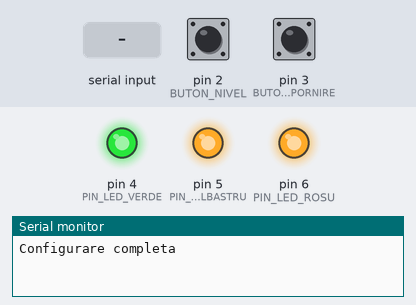
A program run on a simulated Arduino Uno, built with avr-gcc and run on an emulated ATmega328P. Parts: output pins drawn as LEDs (lit = HIGH), the last lines printed to the serial monitor. Dashed ring = blinking. The inputs (shaded band) are chosen by the test bench; at power-on: pin 3 (BUTON_PORNIRE) HIGH, pin 2 (BUTON_NIVEL) HIGH. Random numbers use the default seed unless the program sets one.

Above: at 1.2 s.
1.3 s: pin 3 (BUTON_PORNIRE) pulled LOW for 0.15 s
At 2.7 s:
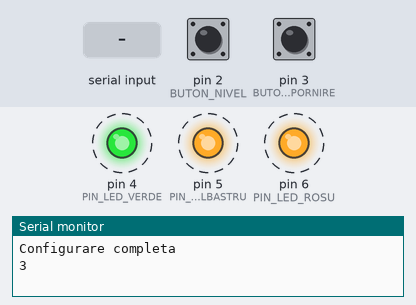
4.4 s: "1\n" received over Serial
At 4.8 s:
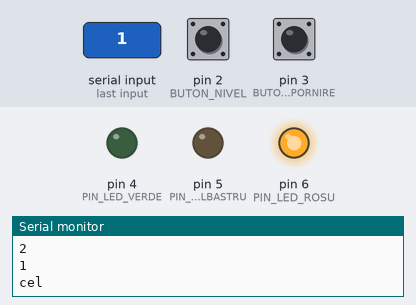
5.9 s: pin 3 (BUTON_PORNIRE) pulled LOW for 1 s
At 7.2 s:
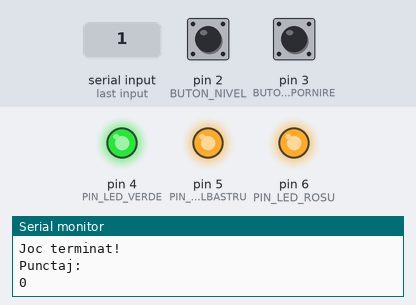
12.5 s: pin 3 (BUTON_PORNIRE) pulsed LOW 5 times (0.12 s each, 0.3 s apart)
At 18.0 s:
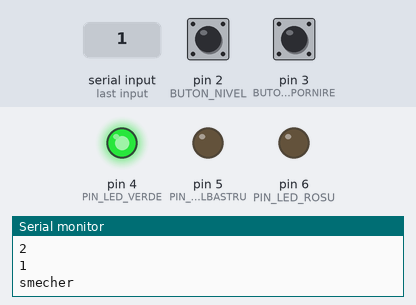
Timing chart, 0 to 48.2 s (numbered marks = the images above; inputs shaded):
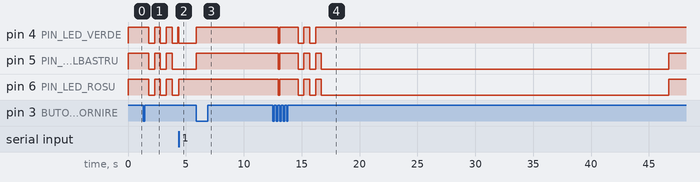

Measured:
- after the input at 1.3 s, pin 4 (PIN_LED_VERDE), pin 5 (PIN_LED_ALBASTRU), pin 6 (PIN_LED_ROSU): alternates HIGH for 0.50 s and LOW for 0.50 s, starting after 0.50 s
- after the input at 4.4 s, pin 4 (PIN_LED_VERDE): HIGH → LOW at once; pin 6 (PIN_LED_ROSU): LOW → HIGH at once
- after the input at 5.9 s, pin 4 (PIN_LED_VERDE), pin 5 (PIN_LED_ALBASTRU): LOW → HIGH at once
- after the input at 12.5 s, pin 4 (PIN_LED_VERDE): goes LOW 0.10 s, HIGH 1.6 s, LOW 0.50 s, HIGH 0.50 s, LOW 0.50 s, then HIGH, starting after 0.50 s; pin 5 (PIN_LED_ALBASTRU), pin 6 (PIN_LED_ROSU): HIGH → LOW after 0.50 s, → HIGH 0.10 s later, → LOW 1.6 s later, → HIGH 0.50 s later, … (8 changes in this stretch)

The program:

main.cpp
```cpp
#include <Arduino.h>
#include <string.h>

#define VITEZA_BAUD 28800

#define PIN_LED_ROSU 6
#define PIN_LED_VERDE 4
#define PIN_LED_ALBASTRU 5

#define BUTON_PORNIRE 3
#define BUTON_NIVEL 2

#define ASCII_BACKSPACE 8


unsigned long durateTastare[3] = {6000, 5000, 4000};
unsigned long durataJoc = 33000;
unsigned long momentCuvantAles = 0;
unsigned long durataDebounce = 300;
unsigned long durataPregatire = 3000;
unsigned long eroareStart = 50;

char cuvantCurent[30], cuvantAles[30];


char listaCuvinte[10][30] = {"smecheria", "multi", "mitocondrie", "alfabet", "george", "este", "cel", "mai", "smecher", "bani"};

int pozitie = 0;
int nivelDificultate = 0;
int stareCurentaLed = 0;
int numarClipiri = 0;
int punctaj = 0;

char denumireNiveluri[3][10] = {"\nUsor\n", "\nMediu\n", "\nGreu\n"};

volatile unsigned long momentApasareNivel = 0, momentApasarePornire = 0, inceputJoc = 0, ultimaClipire = 0;

bool pauza = true, inDesfasurare = false;

void seteazaLED(int rosu, int verde, int albastru) {
  analogWrite(PIN_LED_ROSU, rosu);
  analogWrite(PIN_LED_VERDE, verde);
  analogWrite(PIN_LED_ALBASTRU, albastru);
}

int verificaText(const char *textIntrat) {
  int lungimeText = strlen(textIntrat);
  for (int i = 0; i < lungimeText; i++) {
    if (textIntrat[i] != cuvantAles[i])
      return -1;
  }
  if (lungimeText == int(strlen(cuvantAles)))
    return 1;
  return 0;
}

void afiseazaPunctajFinal() {
  Serial.println("\nJoc terminat!\nPunctaj:");
  Serial.println(punctaj);
  Serial.println("\n");
  seteazaLED(255, 255, 255);
}

void verificaTimp() {
  if (inDesfasurare && millis() - inceputJoc > durataJoc) {
    pauza = true;
    inDesfasurare = false;
    afiseazaPunctajFinal();
  }
}

void initializareJoc() {
  inceputJoc = millis();
  punctaj = 0;
  ultimaClipire = millis();
  numarClipiri = 0;
}

void verificaButonNivel() {
  if (pauza) {
    if (millis() - momentApasareNivel > durataDebounce && digitalRead(BUTON_NIVEL) == LOW) {
      momentApasareNivel = millis();
      nivelDificultate = (nivelDificultate + 1) % 3;
      Serial.println(denumireNiveluri[nivelDificultate]);
    }
  }
}

void verificaButonPornire() {
  if (millis() - momentApasarePornire > durataDebounce && digitalRead(BUTON_PORNIRE) == LOW) {
    momentApasarePornire = millis();
    pauza = !pauza;
    inDesfasurare = !inDesfasurare;
    if (inDesfasurare) {
      initializareJoc();
    } else {
      afiseazaPunctajFinal();
    }
  }
}

void citesteCaracter() {
  char caracterCitit = Serial.read();
  if (int(caracterCitit) == ASCII_BACKSPACE) {
    if (pozitie > 0) {
      cuvantCurent[pozitie - 1] = NULL;
      pozitie--;
    }
  } else {
    cuvantCurent[pozitie] = caracterCitit;
    pozitie++;
    cuvantCurent[pozitie] = NULL;
  }
}

void alegeCuvantNou(int rezultat) {
  if (rezultat) {
    punctaj++;
    Serial.println("\n");
  } else {
    Serial.println("\nTimpul a expirat!\n");
  }
  strcpy(cuvantCurent, " ");
  pozitie = 0;
  strcpy(cuvantAles, listaCuvinte[(random(10) + inceputJoc) % 10]);
  Serial.println(cuvantAles);
  momentCuvantAles = millis();
}

void numaratoareInversa() {
  if (millis() - ultimaClipire > durataPregatire / 6) {
    ultimaClipire = millis();
    seteazaLED(255 * stareCurentaLed, 255 * stareCurentaLed, 255 * stareCurentaLed);
    stareCurentaLed = (stareCurentaLed + 1) % 2;

    if (!(numarClipiri % 2)) {
      Serial.println(char(3 - numarClipiri / 2 + 48));
    }

    numarClipiri++;
  }

  if (numarClipiri == 6) {
    pozitie = 0;
    strcpy(cuvantCurent, "");
    strcpy(cuvantAles, listaCuvinte[(random(10) + inceputJoc) % 10]);
    Serial.println(cuvantAles);
    momentCuvantAles = millis();
    seteazaLED(0, 255, 0);
    numarClipiri++;
  }
}

void setup() {
  Serial.begin(VITEZA_BAUD);

  pinMode(PIN_LED_ROSU, OUTPUT);
  pinMode(PIN_LED_VERDE, OUTPUT);
  pinMode(PIN_LED_ALBASTRU, OUTPUT);
  seteazaLED(255, 255, 255);

  pinMode(BUTON_PORNIRE, INPUT_PULLUP);
  pinMode(BUTON_NIVEL, INPUT_PULLUP);

  attachInterrupt(digitalPinToInterrupt(BUTON_PORNIRE), verificaButonPornire, FALLING);
  attachInterrupt(digitalPinToInterrupt(BUTON_NIVEL), verificaButonNivel, FALLING);

  Serial.println("\nConfigurare completa\n");
}

void loop() {
  verificaTimp();

  if (inDesfasurare) {
    if (millis() - inceputJoc <= durataPregatire + eroareStart) {
      numaratoareInversa();
    } else {
      if (Serial.available()) {
        citesteCaracter();

        if (verificaText(cuvantCurent) == 1) {
          alegeCuvantNou(1);
        } else if (verificaText(cuvantCurent) == -1) {
          seteazaLED(255, 0, 0);
        } else {
          seteazaLED(0, 255, 0);
        }
      }
      if (millis() - momentCuvantAles > durateTastare[nivelDificultate]) {
        alegeCuvantNou(0);
      }
    }
  }
}
```
